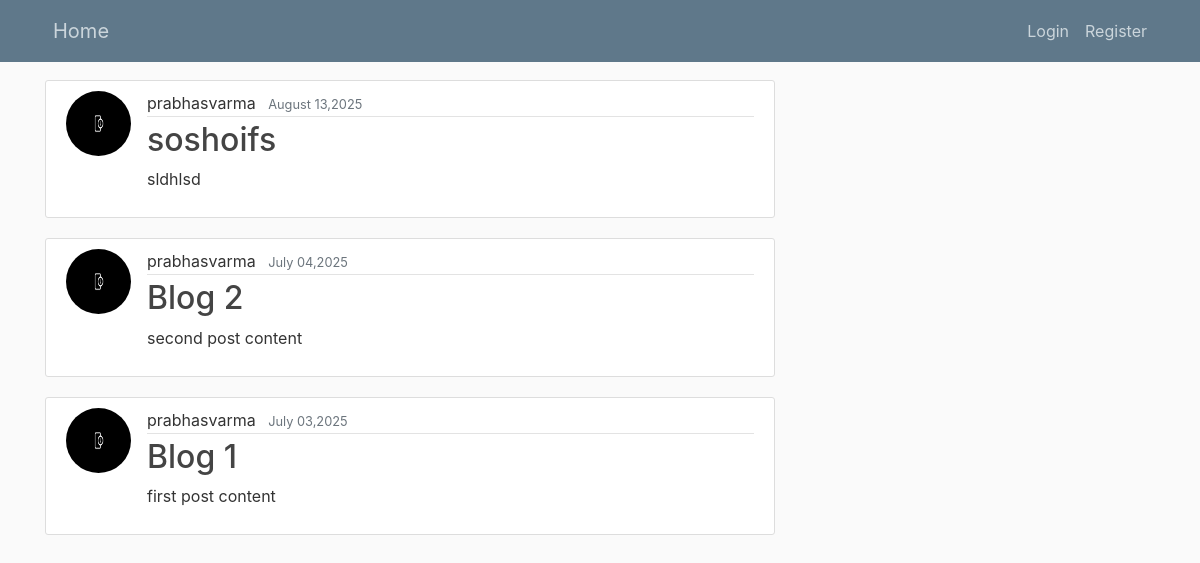
The page / on the database its author committed.
### blog/models.py (models this page shows, shortened)
class Post(models.Model):
    title=models.CharField(max_length=100)
    content=models.TextField()
    date_posted=models.DateTimeField(default=timezone.now)
    author=models.ForeignKey(User,on_delete=models.CASCADE)

### users/models.py (models this page shows, shortened)
class Profile(models.Model):
    user=models.OneToOneField(User,on_delete=models.CASCADE)
    image=models.ImageField(default='profile_pics/default.jpg',upload_to='profile_pics')

### blog/views.py (the view)
# urls.py: path('', PostListView.as_view(), name='blog-home'),
class PostListView(ListView):
    model=Post
    template_name='blog/home.html'
    context_object_name='posts'
    ordering=['-date_posted']

### blog/templates/blog/home.html
    {%extends "blog/base.html"%}
    {%block content%}
        {%for post in posts%}
        <article class="media content-section">
            <img class="rounded-circle article-img" src="{{post.author.profile.image.url}}">
            <div class="media-body">
                <div class="article-metadata">
                <a class="mr-2">{{ post.author }}</a>
                <small class="text-muted">{{ post.date_posted|date:"F d,Y" }}</small>
                </div>
                <h2><a class="article-title" href="{%url 'post-detail' post.id%}">{{ post.title }}</a></h2>
                <p class="article-content">{{ post.content }}</p>
            </div>
        </article>
        {% endfor %}
    {%endblock%}%

### blog/templates/blog/base.html (shortened to what this page needs)
{% load static %}
<!DOCTYPE html>
<html lang="en">
<head>
    <link rel="stylesheet" href="https://cdn.jsdelivr.net/npm/bootstrap@4.0.0/dist/css/bootstrap.min.css">
    <link rel="stylesheet" type="text/css" href="{%static 'blog/main.css'%}">
</head>
<body>
    <header class="site-header">
        <nav class="navbar navbar-expand-md navbar-dark bg-steel fixed-top">
            <div class="container">
            <div class="collapse navbar-collapse" id="navbarToggle">
                <div class="navbar-nav mr-auto">
                <a class="nav-item nav-link" style="font-size:20px" href="{% url 'blog-home' %}">Home</a>
                </div>
                <div class="navbar-nav">
                    <div class="navbar-nav">
                        {% if user.is_authenticated %}
                            <div class="nav-item d-flex align-items-center">
                                <a class="nav-link mr-3" href="{% url 'post-create' %}">New Post</a>
                                <a class="nav-link mr-3" href="{% url 'profile' %}">Profile</a>
                                <form method="POST" action="{% url 'logout' %}" style="margin: 0;">
                                    {% csrf_token %}
                                    <button type="submit" class="nav-link btn btn-link" style="padding: 0; color: #fff; text-decoration: none;">Logout</button>
                                </form>
                            </div>
                        {% else %}
                            <a class="nav-item nav-link" href="{% url 'login' %}">Login</a>
                            <a class="nav-item nav-link" href="{% url 'register' %}">Register</a>
                        {% endif %}
                        </div>
                </div>
            </div>
            </div>
        </nav>
    </header>
    <main role="main" class="container">
        <div class="row">
            <div class="col-md-8">
            {% block content %}{% endblock %}
            </div>
        </div>
    </main>
</body>
</html>

### blog/static/blog/main.css (style rules this page uses)
body { background: #fafafa; color: #333333; margin-top: 5rem; }
h1, h2, h3, h4, h5, h6 { color: #444444; }
.bg-steel { background-color: #5f788a; }
.site-header .navbar-nav .nav-link { color: #cbd5db; }
.content-section { background: #ffffff; padding: 10px 20px; border: 1px solid #dddddd; border-radius: 3px; margin-bottom: 20px; }
.article-title { color: #444444; }
.article-content { white-space: pre-line; }
.article-img { height: 65px; width: 65px; margin-right: 16px; }
.article-metadata { padding-bottom: 1px; margin-bottom: 4px; border-bottom: 1px solid #e3e3e3 }

### rows shown on the page
Post: author.profile.image (picture), author "prabhasvarma", date_posted "August 13,2025", title "soshoifs", content "sldhlsd"
Post: author.profile.image (picture), author "prabhasvarma", date_posted "July 04,2025", title "Blog 2", content "second post content"
Post: author.profile.image (picture), author "prabhasvarma", date_posted "July 03,2025", title "Blog 1", content "first post content"
